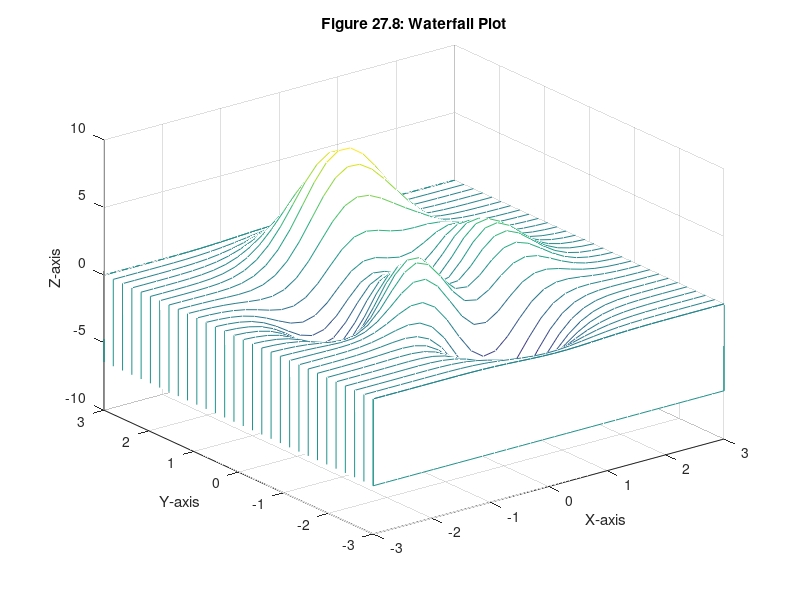

Here is the MATLAB script that generated this plot:
[X,Y,Z] = peaks(30);
waterfall(X,Y,Z)
xlabel('X-axis'), ylabel('Y-axis'), zlabel('Z-axis')
title('Figure 27.8: Waterfall Plot')